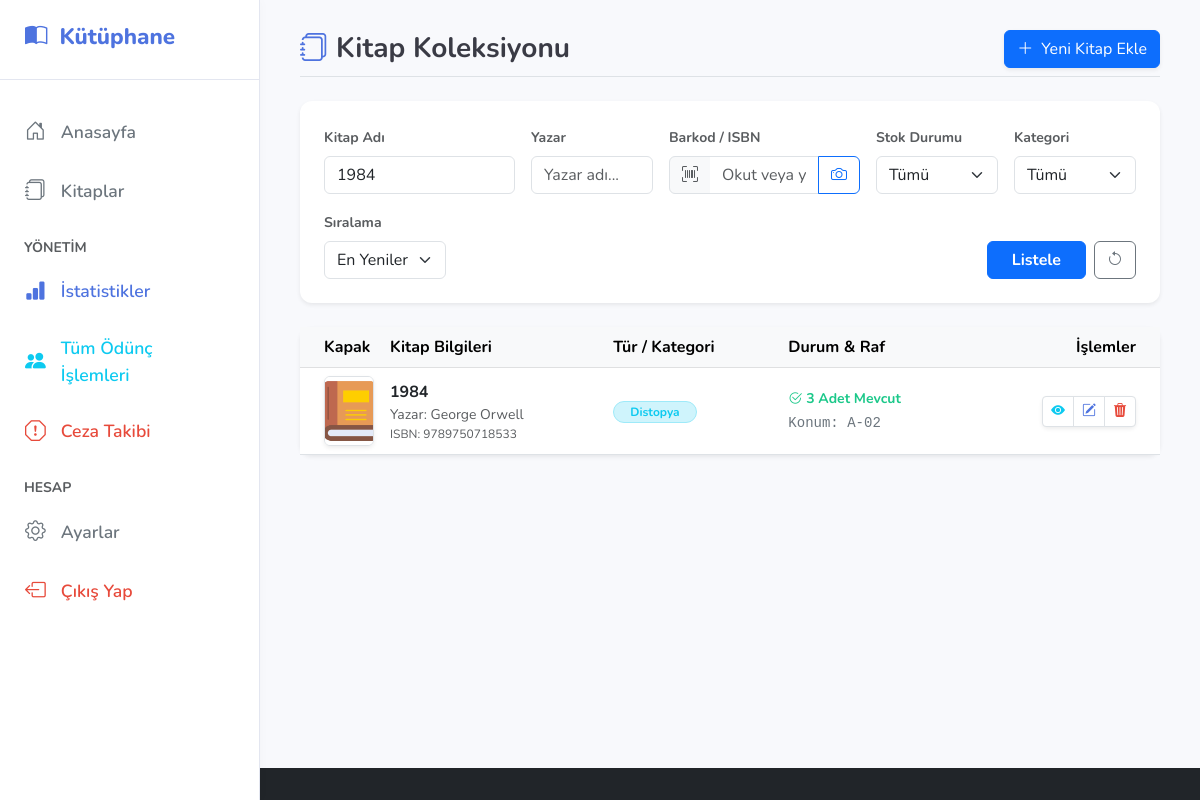
/src/ui/list_books.php?title=1984 (signed in), run on the app's committed database.
### tables this page shows
CREATE TABLE `books` (
  `id` int(11) NOT NULL,
  `title` varchar(255) NOT NULL,
  `author` varchar(255) NOT NULL,
  `isbn` varchar(20) DEFAULT NULL,
  `publish_year` int(4) DEFAULT NULL,
  `genre` varchar(100) DEFAULT NULL,
  `shelf_location` varchar(50) DEFAULT NULL,
  `stock` int(11) DEFAULT 0,
  `cover_image` varchar(255) DEFAULT NULL,
  `category` varchar(50) DEFAULT 'Genel'
);

### src/services/BookService.php (called while the page is built, shortened)
<?php
require_once __DIR__ . '/../core/Database.php';
class BookService {
    private $db;
    public function __construct() {
        $database = new Database();
        $this->db = $database->getConnection();
    }
    public function searchBooks($filters = []) {
        try {
            $query = "SELECT * FROM books WHERE 1=1";
            $params = [];
            if (!empty($filters['title'])) {
                $query .= " AND title LIKE :title";
                $params[':title'] = '%' . $filters['title'] . '%';
            }
            if (!empty($filters['sort'])) {
                if ($filters['sort'] === 'title_asc') {
                    $query .= " ORDER BY title ASC";
                } elseif ($filters['sort'] === 'title_desc') {
                    $query .= " ORDER BY title DESC";
                } elseif ($filters['sort'] === 'author_asc') {
                    $query .= " ORDER BY author ASC";
                } else {
                    $query .= " ORDER BY id DESC";
                }
            } else {
                $query .= " ORDER BY id DESC";
            }
            $stmt = $this->db->prepare($query);
            $stmt->execute($params);
            return $stmt->fetchAll(PDO::FETCH_ASSOC);
        } catch (PDOException $e) {
            throw new Exception("Arama işlemi başarısız: " . $e->getMessage());
        }
    }
}
?>

### src/core/Database.php (called while the page is built, shortened)
<?php
class Database {
    private $host = "localhost";
    private $db_name = "kutuphane_sistemi";
    private $username = "root";
    private $password = "";
    public function getConnection() {
        $this->conn = null;
        try {
        $this->conn = new PDO("mysql:host=" . $this->host . ";dbname=" . $this->db_name . ";charset=utf8mb4", $this->username, $this->password);
            $this->conn->exec("set names utf8");
            $this->conn->setAttribute(PDO::ATTR_ERRMODE,
             PDO::ERRMODE_EXCEPTION);
        } catch(PDOException $exception) {
            echo "Bağlantı hatası: " . $exception->getMessage();
        }
        return $this->conn;
    }
}
?>

### src/ui/list_books.php (the view, shortened to what this page needs)
<?php
require_once 'header.php';
require_once '../services/BookService.php';
$bookService = new BookService();
$filters = [
    'title' => $_GET['title'] ?? '',
    'author' => $_GET['author'] ?? '',
    'isbn' => $_GET['isbn'] ?? '',
    'status' => $_GET['status'] ?? '',
    'category' => $_GET['category'] ?? '',
    'sort' => $_GET['sort'] ?? ''
];
$books = array_filter($filters) ? $bookService->searchBooks($filters) : $bookService->getAllBooks();
?>
<div class="d-flex justify-content-between align-items-center mb-4 pb-2 border-bottom">
    <h3 class="mb-0 text-gray-800">
        <i class="bi bi-journals text-primary me-2"></i>Kitap Koleksiyonu
    </h3>
    <?php if($_SESSION['role'] !== 'student'): ?>
        <a href="add_book.php" class="btn btn-primary shadow-sm">
            <i class="bi bi-plus-lg me-1"></i> Yeni Kitap Ekle
        </a>
    <?php endif; ?>
</div>
<div class="card shadow-sm border-0 mb-4 bg-white">
    <div class="card-body p-4">
        <form method="GET" id="searchForm" class="row g-3">
            <div class="col-md-3">
                <label class="form-label small fw-bold text-muted">Kitap Adı</label>
                <input type="text" name="title" class="form-control" placeholder="Ara..." value="<?php echo htmlspecialchars($filters['title']); ?>">
            </div>
            <div class="col-md-2">
                <label class="form-label small fw-bold text-muted">Yazar</label>
                <input type="text" name="author" class="form-control" placeholder="Yazar adı..." value="<?php echo htmlspecialchars($filters['author']); ?>">
            </div>
            <div class="col-md-3">
                <label class="form-label small fw-bold text-muted">Barkod / ISBN</label>
                <div class="input-group">
                    <span class="input-group-text bg-light text-muted"><i class="bi bi-upc-scan"></i></span>
                    <input type="text" name="isbn" id="isbn_search" class="form-control border-start-0" placeholder="Okut veya yaz" value="<?php echo htmlspecialchars($filters['isbn']); ?>">
                    <button class="btn btn-outline-primary" type="button" data-bs-toggle="modal" data-bs-target="#scanModal" title="Kamera ile Tara">
                        <i class="bi bi-camera"></i>
                    </button>
                </div>
            </div>
            <div class="col-md-2">
                <label class="form-label small fw-bold text-muted">Stok Durumu</label>
                <select name="status" class="form-select">
                    <option value="">Tümü</option>
                </select>
            </div>
            <div class="col-md-2">
                <label class="form-label fw-bold text-muted small">Kategori</label>
                <select name="category" class="form-select">
                    <option value="">Tümü</option>
                </select>
            </div>
            <div class="col-md-2">
                <label class="form-label text-muted small fw-bold">Sıralama</label>
                <select name="sort" class="form-select">
                    <option value="">En Yeniler</option>
                </select>
            </div>
            <div class="col-md-auto ms-auto d-flex align-items-end gap-2">
                <button type="submit" class="btn btn-primary px-4 fw-bold">Listele</button>
                <a href="list_books.php" class="btn btn-outline-secondary" title="Filtreleri Sıfırla"><i class="bi bi-arrow-counterclockwise"></i></a>
            </div>
        </form>
    </div>
</div>
<div class="card shadow-sm border-0">
    <div class="card-body p-0">
        <div class="table-responsive">
            <table class="table table-hover align-middle mb-0">
                <thead class="table-light">
                    <tr>
                        <th class="ps-4" style="width: 80px;">Kapak</th>
                        <th>Kitap Bilgileri</th>
                        <th>Tür / Kategori</th>
                        <th>Durum & Raf</th>
                        <th class="text-end pe-4">İşlemler</th>
                    </tr>
                </thead>
                <tbody>
                    <?php if(empty($books)): ?>
                        <tr>
                            <td colspan="5" class="text-center py-5 text-muted">
                                <i class="bi bi-search fs-1 d-block mb-2"></i>
                                Aradığınız kriterlere uygun kitap bulunamadı.
                            </td>
                        </tr>
                    <?php else: ?>
                        <?php foreach($books as $book): ?>
                        <tr>
                            <td class="ps-4">
                                <?php $img = !empty($book['cover_image']) ? $book['cover_image'] : 'default.png'; ?>
                                <img src="../../assets/images/<?php echo $img; ?>" class="rounded shadow-sm border" style="width: 50px; height: 70px; object-fit: cover;">
                            </td>
                            <td>
                                <div class="fw-bold text-dark fs-6"><?php echo htmlspecialchars($book['title']); ?></div>
                                <div class="text-muted small">Yazar: <?php echo htmlspecialchars($book['author']); ?></div>
                                <div class="text-muted" style="font-size: 0.75rem;">ISBN: <?php echo htmlspecialchars($book['isbn']); ?></div>
                            </td>
                            <td>
                                <span class="badge rounded-pill bg-info-subtle text-info border border-info-subtle px-3">
                                    <?php echo htmlspecialchars($book['genre']); ?>
                                </span>
                            </td>
                            <td>
                                <div class="d-flex flex-column">
                                    <?php if($book['stock'] > 0): ?>
                                        <span class="text-success small fw-bold"><i class="bi bi-check2-circle"></i> <?php echo $book['stock']; ?> Adet Mevcut</span>
                                    <?php else: ?>
                                        <span class="text-danger small fw-bold"><i class="bi bi-x-circle"></i> Tükendi</span>
                                    <?php endif; ?>
                                    <code class="small text-secondary mt-1">Konum: <?php echo htmlspecialchars($book['shelf_location']); ?></code>
                                </div>
                            </td>
                            <td class="text-end pe-4">
                                <div class="btn-group shadow-sm">
                                    <a href="book_details.php?id=<?php echo $book['id']; ?>" class="btn btn-sm btn-white border" title="Detaylar">
                                        <i class="bi bi-eye-fill text-info"></i>
                                    </a>
                                    <?php if($_SESSION['role'] !== 'student'): ?>
                                        <a href="edit_book.php?id=<?php echo $book['id']; ?>" class="btn btn-sm btn-white border" title="Düzenle">
                                            <i class="bi bi-pencil-square text-primary"></i>
                                        </a>
                                        <a href="delete_book.php?id=<?php echo $book['id']; ?>" class="btn btn-sm btn-white border" onclick="return confirm('Bu kitabı silmek istediğinize emin misiniz?')" title="Sil">
                                            <i class="bi bi-trash3-fill text-danger"></i>
                                        </a>
                                    <?php endif; ?>
                                </div>
                            </td>
                        </tr>
                        <?php endforeach; ?>
                    <?php endif; ?>
                </tbody>
            </table>
        </div>
    </div>
</div>
<?php require_once 'footer.php'; ?>

### assets/style.css (style rules this page uses)
body { background-color: #f4f7f6; font-family: 'Nunito', sans-serif; color: #4a5568; margin: 0; padding: 0; }
.card { background: #ffffff; border: 1px solid #e3e6f0; border-radius: 12px; box-shadow: 0 4px 10px rgba(0,0,0,0.03); transition: transform 0.2s ease; }
.text-primary { color: #4e73df !important; }
.text-success { color: #1cc88a !important; }
.text-danger { color: #e74a3b !important; }
h1, h2, h3, h4, h5, h6 { font-weight: 700; color: #3a3b45; }

### data on the page
books: cover_image (placeholder picture), title "1984", author "George Orwell", isbn "9789750718533", genre "Distopya", stock "3", shelf_location "A-02"
